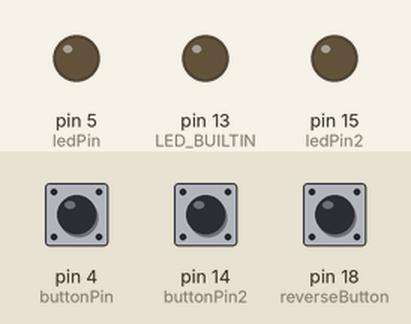
Simulated run of this sketch. Board: Arduino Uno, built with avr-gcc and run on an emulated ATmega328P. On the bench: output pins drawn as LEDs (lit = HIGH). The test bench sets the inputs (shaded band); at power-on: pin 4 (buttonPin) LOW, pin 14 (buttonPin2) LOW, pin 18 (reverseButton) HIGH.

Above: at 1.2 s.
1.3 s: pin 4 (buttonPin) pulled HIGH for 0.15 s
At 1.37 s:
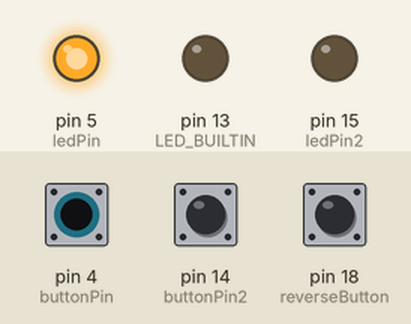
2.9 s: pin 14 (buttonPin2) pulled HIGH for 0.15 s
At 2.97 s:
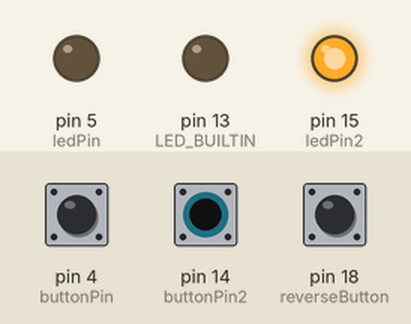
4.5 s: pin 18 (reverseButton) pulled LOW for 0.15 s
At 5.4 s:
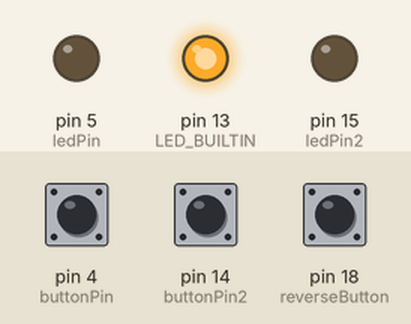
6.1 s: pin 4 (buttonPin) pulled HIGH for 1 s
At 6.6 s:
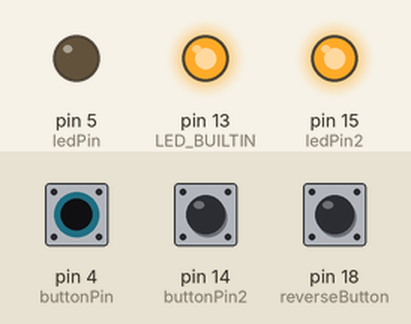
8.6 s: pin 14 (buttonPin2) pulled HIGH for 1 s
At 9.4 s:
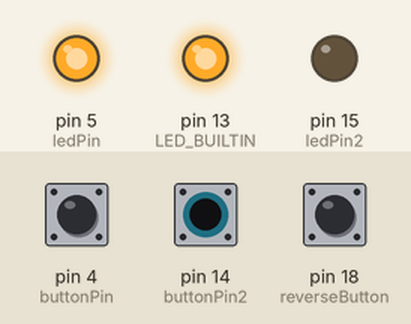
11.1 s: pin 14 (buttonPin2) pulled HIGH for 3.2 s
At 15.3 s:
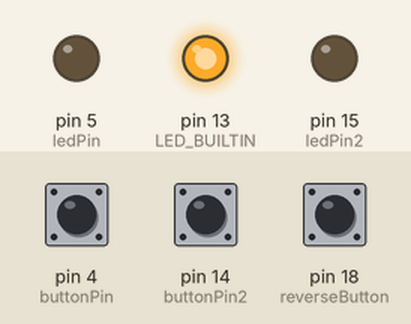
Timing chart, 0 to 16.8 s (numbered marks = the images above; inputs shaded):
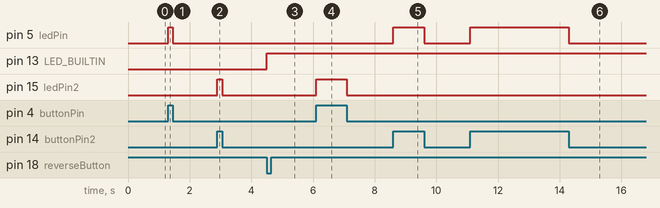

The sketch:

Digital-IO.ino
```cpp
const int buttonPin = 4;  // the number of the pushbutton pin
const int ledPin =  5;    // the number of the LED pin
const int buttonPin2 = 14;
const int ledPin2 = 15;
const int reverseButton = 18;
int buttonState = 0;
int buttonState2 = 0;
int reverseState = 0;
int currentButtonState;
int lastButtonState;
void setup() {
  Serial.begin(115200);
  // initialize the pushbutton pin as an input
  pinMode(buttonPin, INPUT);
  pinMode(buttonPin2, INPUT);
  pinMode(reverseButton, INPUT_PULLUP);
  // initialize the LED pin as an output
  pinMode(ledPin, OUTPUT);
  pinMode(ledPin2, OUTPUT);
  pinMode(LED_BUILTIN, OUTPUT);
  currentButtonState = digitalRead(reverseButton);
}
void loop() {
  // read the state of the pushbutton value
  lastButtonState    = currentButtonState;
  currentButtonState = digitalRead(reverseButton);
  buttonState = digitalRead(buttonPin);
  buttonState2 = digitalRead(buttonPin2);
  if (lastButtonState==HIGH and currentButtonState==LOW) {
    reverseState = !reverseState;
    digitalWrite(LED_BUILTIN, reverseState);
  }
  if ((buttonState2 == HIGH and reverseState==0) or (buttonState == HIGH and reverseState==1) ) {
    digitalWrite(ledPin2, HIGH);
  } else {
    digitalWrite(ledPin2, LOW);
  }

  if ((buttonState == HIGH and reverseState==0) or (buttonState2 == HIGH and reverseState==1)) {
    // turn LED on
    digitalWrite(ledPin, HIGH);
  } else {
    // turn LED off
    digitalWrite(ledPin, LOW);
  }
}
```

Measured:
- after the input at 1.3 s, pin 5 (ledPin): LOW → HIGH at once, → LOW 0.15 s later
- after the input at 2.9 s, pin 15 (ledPin2): LOW → HIGH at once, → LOW 0.15 s later
- after the input at 4.5 s, pin 13 (LED_BUILTIN): LOW → HIGH at once
- after the input at 6.1 s, pin 15 (ledPin2): LOW → HIGH at once, → LOW 1.0 s later
- after the input at 8.6 s, pin 5 (ledPin): LOW → HIGH at once, → LOW 1.0 s later
- after the input at 11.1 s, pin 5 (ledPin): LOW → HIGH at once, → LOW 3.2 s later
